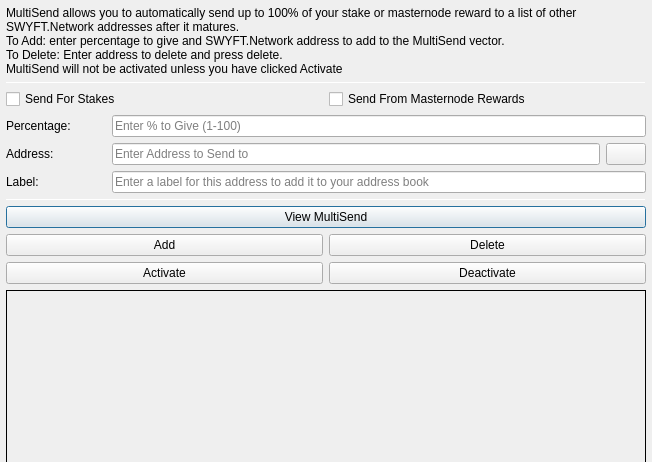
<?xml version="1.0" encoding="UTF-8"?>
<ui version="4.0">
 <class>MultiSendDialog</class>
 <widget class="QDialog" name="MultiSendDialog">
  <property name="windowModality">
   <enum>Qt::NonModal</enum>
  </property>
  <property name="geometry">
   <rect>
    <x>0</x>
    <y>0</y>
    <width>652</width>
    <height>300</height>
   </rect>
  </property>
  <property name="windowTitle">
   <string>MultiSend</string>
  </property>
  <layout class="QVBoxLayout" name="verticalLayout" stretch="0">
   <property name="leftMargin">
    <number>6</number>
   </property>
   <property name="topMargin">
    <number>6</number>
   </property>
   <property name="rightMargin">
    <number>6</number>
   </property>
   <property name="bottomMargin">
    <number>6</number>
   </property>
   <item>
    <layout class="QVBoxLayout" name="verticalLayout_Main" stretch="1,1,1,0,1,1,1">
     <item>
      <widget class="QLabel" name="label_2">
       <property name="lineWidth">
        <number>1</number>
       </property>
       <property name="text">
        <string>MultiSend allows you to automatically send up to 100% of your stake or masternode reward to a list of other SWYFT.Network addresses after it matures.
To Add: enter percentage to give and SWYFT.Network address to add to the MultiSend vector.
To Delete: Enter address to delete and press delete.
MultiSend will not be activated unless you have clicked Activate</string>
       </property>
       <property name="alignment">
        <set>Qt::AlignLeading|Qt::AlignLeft|Qt::AlignTop</set>
       </property>
       <property name="wordWrap">
        <bool>true</bool>
       </property>
      </widget>
     </item>
     <item>
      <widget class="Line" name="line">
       <property name="minimumSize">
        <size>
         <width>0</width>
         <height>1</height>
        </size>
       </property>
       <property name="maximumSize">
        <size>
         <width>16777215</width>
         <height>1</height>
        </size>
       </property>
       <property name="orientation">
        <enum>Qt::Horizontal</enum>
       </property>
      </widget>
     </item>
     <item>
      <layout class="QVBoxLayout" name="verticalLayout_Settings">
       <item>
        <layout class="QHBoxLayout" name="horizontalLayout">
         <item>
          <widget class="QCheckBox" name="multiSendStakeCheckBox">
           <property name="text">
            <string>Send For Stakes</string>
           </property>
          </widget>
         </item>
         <item>
          <widget class="QCheckBox" name="multiSendMasternodeCheckBox">
           <property name="text">
            <string>Send From Masternode Rewards</string>
           </property>
          </widget>
         </item>
        </layout>
       </item>
       <item>
        <layout class="QHBoxLayout" name="horizontalLayout_6">
         <item>
          <widget class="QLabel" name="label">
           <property name="minimumSize">
            <size>
             <width>100</width>
             <height>0</height>
            </size>
           </property>
           <property name="toolTip">
            <string>Percentage of stake to send</string>
           </property>
           <property name="text">
            <string>Percentage:</string>
           </property>
          </widget>
         </item>
         <item>
          <widget class="QLineEdit" name="multiSendPercentEdit">
           <property name="toolTip">
            <string>Enter whole numbers 1 - 100</string>
           </property>
           <property name="placeholderText">
            <string>Enter % to Give (1-100)</string>
           </property>
          </widget>
         </item>
        </layout>
       </item>
       <item>
        <layout class="QHBoxLayout" name="horizontalLayout_7">
         <item>
          <widget class="QLabel" name="label_5">
           <property name="minimumSize">
            <size>
             <width>100</width>
             <height>0</height>
            </size>
           </property>
           <property name="toolTip">
            <string>Address to send portion of stake to</string>
           </property>
           <property name="text">
            <string>Address:</string>
           </property>
          </widget>
         </item>
         <item>
          <widget class="QLineEdit" name="multiSendAddressEdit">
           <property name="toolTip">
            <string/>
           </property>
           <property name="placeholderText">
            <string>Enter Address to Send to</string>
           </property>
          </widget>
         </item>
         <item>
          <widget class="QPushButton" name="addressBookButton">
           <property name="maximumSize">
            <size>
             <width>16777215</width>
             <height>32</height>
            </size>
           </property>
           <property name="toolTip">
            <string>Choose an address from the address book</string>
           </property>
           <property name="text">
            <string/>
           </property>
           <property name="icon">
            <iconset resource="../swyft.qrc">
             <normaloff>:/icons/address-book</normaloff>:/icons/address-book</iconset>
           </property>
           <property name="shortcut">
            <string>Alt+A</string>
           </property>
           <property name="autoDefault">
            <bool>false</bool>
           </property>
          </widget>
         </item>
        </layout>
       </item>
      </layout>
     </item>
     <item>
      <layout class="QHBoxLayout" name="horizontalLayout_3">
       <item>
        <widget class="QLabel" name="label_3">
         <property name="minimumSize">
          <size>
           <width>100</width>
           <height>0</height>
          </size>
         </property>
         <property name="text">
          <string>Label:</string>
         </property>
        </widget>
       </item>
       <item>
        <widget class="QLineEdit" name="labelAddressLabelEdit">
         <property name="placeholderText">
          <string>Enter a label for this address to add it to your address book</string>
         </property>
        </widget>
       </item>
      </layout>
     </item>
     <item>
      <widget class="Line" name="line_2">
       <property name="minimumSize">
        <size>
         <width>0</width>
         <height>1</height>
        </size>
       </property>
       <property name="maximumSize">
        <size>
         <width>16777215</width>
         <height>1</height>
        </size>
       </property>
       <property name="orientation">
        <enum>Qt::Horizontal</enum>
       </property>
      </widget>
     </item>
     <item>
      <layout class="QVBoxLayout" name="verticalLayout_Buttons">
       <item>
        <layout class="QHBoxLayout" name="horizontalLayout_4">
         <item>
          <widget class="QPushButton" name="viewButton">
           <property name="toolTip">
            <string/>
           </property>
           <property name="statusTip">
            <string>View MultiSend Vector</string>
           </property>
           <property name="text">
            <string>View MultiSend</string>
           </property>
          </widget>
         </item>
        </layout>
       </item>
       <item>
        <layout class="QHBoxLayout" name="horizontalLayout_2">
         <item>
          <widget class="QPushButton" name="addButton">
           <property name="toolTip">
            <string/>
           </property>
           <property name="statusTip">
            <string>Add to MultiSend Vector</string>
           </property>
           <property name="text">
            <string>Add</string>
           </property>
          </widget>
         </item>
         <item>
          <widget class="QPushButton" name="deleteButton">
           <property name="toolTip">
            <string/>
           </property>
           <property name="statusTip">
            <string>Delete Address From MultiSend Vector</string>
           </property>
           <property name="text">
            <string>Delete</string>
           </property>
          </widget>
         </item>
        </layout>
       </item>
       <item>
        <layout class="QHBoxLayout" name="horizontalLayout_5">
         <item>
          <widget class="QPushButton" name="activateButton">
           <property name="statusTip">
            <string>Activate MultiSend</string>
           </property>
           <property name="text">
            <string>Activate</string>
           </property>
          </widget>
         </item>
         <item>
          <widget class="QPushButton" name="disableButton">
           <property name="statusTip">
            <string>Deactivate MultiSend</string>
           </property>
           <property name="text">
            <string>Deactivate</string>
           </property>
          </widget>
         </item>
        </layout>
       </item>
      </layout>
     </item>
     <item>
      <widget class="QLabel" name="message">
       <property name="minimumSize">
        <size>
         <width>0</width>
         <height>180</height>
        </size>
       </property>
       <property name="frameShape">
        <enum>QFrame::Panel</enum>
       </property>
       <property name="frameShadow">
        <enum>QFrame::Plain</enum>
       </property>
       <property name="lineWidth">
        <number>1</number>
       </property>
       <property name="midLineWidth">
        <number>1</number>
       </property>
       <property name="text">
        <string/>
       </property>
       <property name="alignment">
        <set>Qt::AlignLeading|Qt::AlignLeft|Qt::AlignTop</set>
       </property>
       <property name="wordWrap">
        <bool>true</bool>
       </property>
      </widget>
     </item>
    </layout>
   </item>
  </layout>
 </widget>
 <resources>
  <include location="../swyft.qrc"/>
 </resources>
 <connections/>
</ui>
